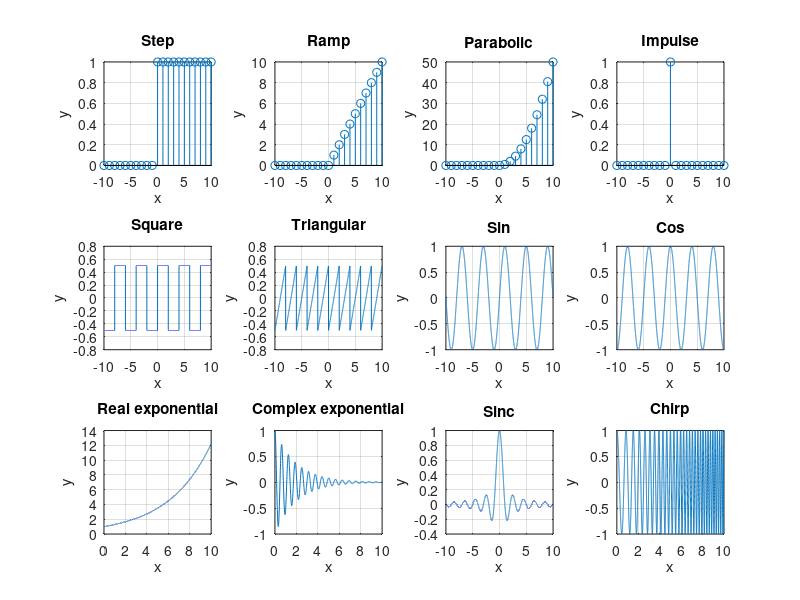

Reproduce this figure in MATLAB.
clear all;
close all;
clc;

pkg load signal;

#----step signal----
x = -10:10;
y = (x>=0);
subplot(3,4,1);
stem(x,y);
title('Step');
xlabel('x');
ylabel('y');
grid on;

#----ramp signal----
x = -10:10;
y = (x>=0).*x;
subplot(3,4,2);
stem(x,y);
title('Ramp');
xlabel('x');
ylabel('y');
grid on;

#----parabolic signal----
x = -10:10;
y = (x>=0).*x.*x./2;
subplot(3,4,3);
stem(x,y);
title('Parabolic');
xlabel('x');
ylabel('y');
grid on;

#----impulse signal----
x = -10:10;
y = (x==0);
subplot(3,4,4);
stem(x,y);
title('Impulse');
xlabel('x');
ylabel('y');
grid on;

#----square wave----
fs = 1000;
f = 0.25;
x = -10:1/fs:10-1/fs;
y = 0.5.*square(2*pi*f*x);
subplot(3,4,5);
plot(x,y);
title('Square');
xlabel('x');
ylabel('y');
grid on;

#----triangular wave----
fs = 100;
f = 0.5;
x = -10:1/fs:10-1/fs;
y = 0.5.*sawtooth(2*pi*f*x)
subplot(3,4,6);
plot(x,y);
title('Triangular');
xlabel('x');
ylabel('y');
grid on;

#----sin wave----
fs = 1000;
f = 0.25;
x = -10:1/fs:10-1/fs;
y = sin(2*pi*f*x);
subplot(3,4,7);
plot(x,y);
title('Sin');
xlabel('x');
ylabel('y');
grid on;

#----cos wave----
fs = 1000;
f = 0.25;
x = -10:1/fs:10-1/fs;
y = cos(2*pi*f*x);
subplot(3,4,8);
plot(x,y);
title('Cos');
xlabel('x');
ylabel('y');
grid on;

#----real exponential signal----
fs = 1000;
x = 0:1/fs:10-1/fs;
y = exp(0.25*x);
subplot(3,4,9);
plot(x,y);
title('Real exponential');
xlabel('x');
ylabel('y');
grid on;

#----complex exponential signal----
fs = 100;
x = 0:1/fs:10-1/fs;
c = -0.5+10j;
y = exp(c*x);
subplot(3,4,10);
plot(x,real(y));
title('Complex exponential');
xlabel('x');
ylabel('y');
grid on;

#----sinc wave----
fs = 1000;
x = -10:1/fs:10-1/fs;
y = sin(pi*x)./(pi*x);
subplot(3,4,11);
plot(x,y);
title('Sinc');
xlabel('x');
ylabel('y');
grid on;

#----chirp wave----
fs = 1000;
fstart = 1;
t = 10;
fend = 5;
x = 0:1/fs:10-1/fs;
y = chirp(x,fstart,t,fend);
subplot(3,4,12);
plot(x,y);
title('Chirp');
xlabel('x');
ylabel('y');
grid on;
